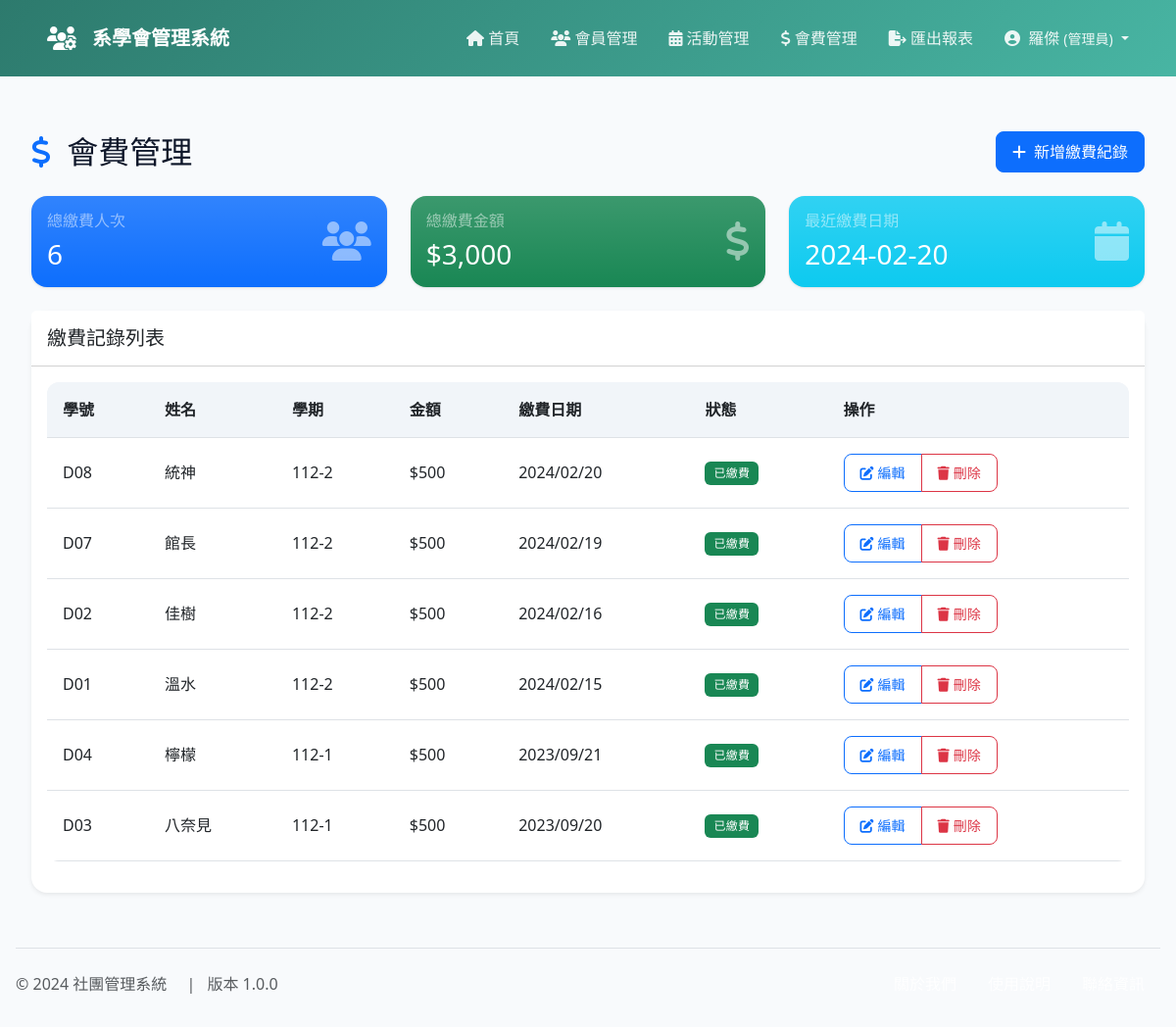
Page /public/payments/fees.php (signed in) on the committed database.
### tables this page shows
CREATE TABLE fee_payments (
    id INT PRIMARY KEY AUTO_INCREMENT,
    member_id INT NOT NULL,
    semester VARCHAR(10) NOT NULL,
    amount DECIMAL(10,2) NOT NULL,
    payment_date DATE NOT NULL,
    payment_type ENUM('cash', 'transfer') NOT NULL,
    notes TEXT,
    status ENUM('paid', 'pending', 'cancelled') DEFAULT 'pending',
    created_at TIMESTAMP DEFAULT CURRENT_TIMESTAMP,
    updated_at TIMESTAMP DEFAULT CURRENT_TIMESTAMP ON UPDATE CURRENT_TIMESTAMP,
    FOREIGN KEY (member_id) REFERENCES members(id) ON DELETE CASCADE,
    INDEX idx_semester (semester),
    INDEX idx_payment_date (payment_date),
    INDEX idx_status (status)
);

CREATE TABLE members (
    id INT PRIMARY KEY AUTO_INCREMENT,
    student_id VARCHAR(10) UNIQUE NOT NULL,
    name VARCHAR(50) NOT NULL,
    department VARCHAR(50) NOT NULL,
    class VARCHAR(20) NOT NULL,
    email VARCHAR(100),
    phone VARCHAR(20),
    entry_date DATE NOT NULL,
    role ENUM('admin', 'member') DEFAULT 'member',
    password VARCHAR(32) NOT NULL,
    created_at TIMESTAMP DEFAULT CURRENT_TIMESTAMP,
    updated_at TIMESTAMP DEFAULT CURRENT_TIMESTAMP ON UPDATE CURRENT_TIMESTAMP,
    INDEX idx_student_id (student_id),
    INDEX idx_department_class (department, class)
);

### public/payments/fees.php (the view, shortened to what this page needs)
<?php
require_once '../../includes/header.php';
require_once '../../config/database.php';
$stmt = $conn->query("
    SELECT fp.*, m.student_id, m.name
    FROM fee_payments fp
    JOIN members m ON fp.member_id = m.id
    ORDER BY fp.payment_date DESC
");
$payments = $stmt->fetchAll();
$totalPayments = count($payments);
$totalAmount = array_sum(array_column($payments, 'amount'));
$latestPayment = !empty($payments) ? $payments[0]['payment_date'] : '無';
?>
<div class="container mt-4">
    <div class="d-flex justify-content-between align-items-center mb-4">
        <h2 class="mb-0">
            <i class="fas fa-dollar-sign text-primary me-2"></i>
            <span>會費管理</span>
        </h2>
        <button type="button" class="btn btn-primary" data-bs-toggle="modal" data-bs-target="#addPaymentModal">
            <i class="fas fa-plus me-2"></i>新增繳費紀錄
        </button>
    </div>
    <div class="row mb-4">
        <div class="col-md-4">
            <div class="card bg-primary bg-gradient text-white h-100">
                <div class="card-body">
                    <div class="d-flex justify-content-between align-items-center">
                        <div>
                            <h6 class="text-white-50">總繳費人次</h6>
                            <h3 class="mb-0"><?php echo number_format($totalPayments); ?></h3>
                        </div>
                        <div class="fs-1 opacity-50">
                            <i class="fas fa-users"></i>
                        </div>
                    </div>
                </div>
            </div>
        </div>
        <div class="col-md-4">
            <div class="card bg-success bg-gradient text-white h-100">
                <div class="card-body">
                    <div class="d-flex justify-content-between align-items-center">
                        <div>
                            <h6 class="text-white-50">總繳費金額</h6>
                            <h3 class="mb-0">$<?php echo number_format($totalAmount); ?></h3>
                        </div>
                        <div class="fs-1 opacity-50">
                            <i class="fas fa-dollar-sign"></i>
                        </div>
                    </div>
                </div>
            </div>
        </div>
        <div class="col-md-4">
            <div class="card bg-info bg-gradient text-white h-100">
                <div class="card-body">
                    <div class="d-flex justify-content-between align-items-center">
                        <div>
                            <h6 class="text-white-50">最近繳費日期</h6>
                            <h3 class="mb-0"><?php echo $latestPayment; ?></h3>
                        </div>
                        <div class="fs-1 opacity-50">
                            <i class="fas fa-calendar"></i>
                        </div>
                    </div>
                </div>
            </div>
        </div>
    </div>
    <div class="card shadow-sm">
        <div class="card-header bg-white py-3">
            <h5 class="mb-0">繳費記錄列表</h5>
        </div>
        <div class="card-body">
            <div class="table-responsive">
                <table class="table table-hover align-middle">
                    <thead class="bg-light">
                        <tr>
                            <th class="py-3">學號</th>
                            <th class="py-3">姓名</th>
                            <th class="py-3">學期</th>
                            <th class="py-3">金額</th>
                            <th class="py-3">繳費日期</th>
                            <th class="py-3">狀態</th>
                            <th class="py-3">操作</th>
                        </tr>
                    </thead>
                    <tbody>
                        <?php if (empty($payments)): ?>
                        <tr>
                            <td colspan="7" class="text-center py-4 text-muted">
                                <i class="fas fa-inbox fa-3x mb-3 d-block"></i>
                                目前沒有繳費記錄
                            </td>
                        </tr>
                        <?php else: ?>
                            <?php foreach ($payments as $payment): ?>
                            <tr>
                                <td><?php echo htmlspecialchars($payment['student_id']); ?></td>
                                <td><?php echo htmlspecialchars($payment['name']); ?></td>
                                <td><?php echo htmlspecialchars($payment['semester']); ?></td>
                                <td>$<?php echo number_format($payment['amount']); ?></td>
                                <td><?php echo date('Y/m/d', strtotime($payment['payment_date'])); ?></td>
                                <td>
                                    <span class="badge bg-<?php echo $payment['status'] == 'paid' ? 'success' : 'warning'; ?>">
                                        <?php echo $payment['status'] == 'paid' ? '已繳費' : '未繳費'; ?>
                                    </span>
                                </td>
                                <td>
                                    <div class="btn-group">
                                        <button class="btn btn-sm btn-outline-primary" onclick="editPayment(<?php echo $payment['id']; ?>)">
                                            <i class="fas fa-edit me-1"></i>編輯
                                        </button>
                                        <button class="btn btn-sm btn-outline-danger" onclick="deletePayment(<?php echo $payment['id']; ?>)">
                                            <i class="fas fa-trash me-1"></i>刪除
                                        </button>
                                    </div>
                                </td>
                            </tr>
                            <?php endforeach; ?>
                        <?php endif; ?>
                    </tbody>
                </table>
            </div>
        </div>
    </div>
</div>
<?php require_once '../../includes/footer.php'; ?>

### includes/header.php (style rules this page uses)
:root { --primary-color: #2D7A6D; --secondary-color: #48B5A3; --bg-color: #f8fafc; --text-color: #0f172a; }
body { background-color: var(--bg-color); color: var(--text-color); font-family: system-ui, -apple-system, 'Segoe UI', sans-serif; min-height: 100vh; display: flex; flex-direction: column; }
.container { max-width: 1200px; margin: 0 auto; padding: 0 1rem; }
.btn { padding: 0.5rem 1rem; border-radius: 0.5rem; font-weight: 500; transition: all 0.2s ease; }
.card { border: none; border-radius: 1rem; box-shadow: 0 1px 3px 0 rgba(0, 0, 0, 0.1); transition: all 0.2s ease; }
.table { border-radius: 0.75rem; overflow: hidden; }
.table thead th { background-color: #f1f5f9; font-weight: 600; padding: 1rem; white-space: nowrap; }
.table td { padding: 1rem; vertical-align: middle; }
.badge { padding: 0.5em 0.75em; font-weight: 500; letter-spacing: 0.025em; border-radius: 0.375rem; }

### rows in the picture
fee_payments: payment_date "2024-02-20", member.student_id "D08", member.name "統神", semester "112-2", amount "500", payment_date "2024/02/20", status "已繳費"
fee_payments: member.student_id "D07", member.name "館長", semester "112-2", amount "500", payment_date "2024/02/19", status "已繳費"
fee_payments: member.student_id "D02", member.name "佳樹", semester "112-2", amount "500", payment_date "2024/02/16", status "已繳費"
fee_payments: member.student_id "D01", member.name "溫水", semester "112-2", amount "500", payment_date "2024/02/15", status "已繳費"
fee_payments: member.student_id "D04", member.name "檸檬", semester "112-1", amount "500", payment_date "2023/09/21", status "已繳費"
fee_payments: member.student_id "D03", member.name "八奈見", semester "112-1", amount "500", payment_date "2023/09/20", status "已繳費"

### other values in the picture
$displayName "羅傑"
$role "管理員"
$totalPayments "6"
$totalAmount "3,000"
